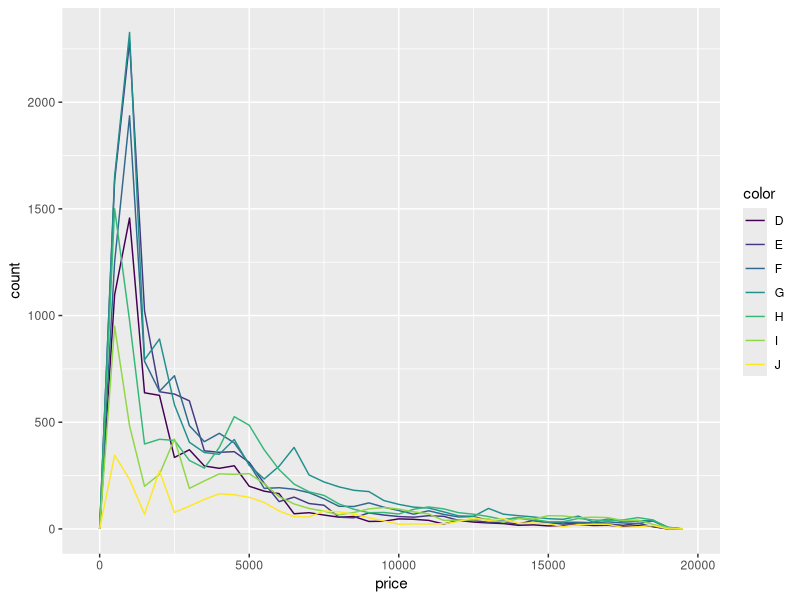
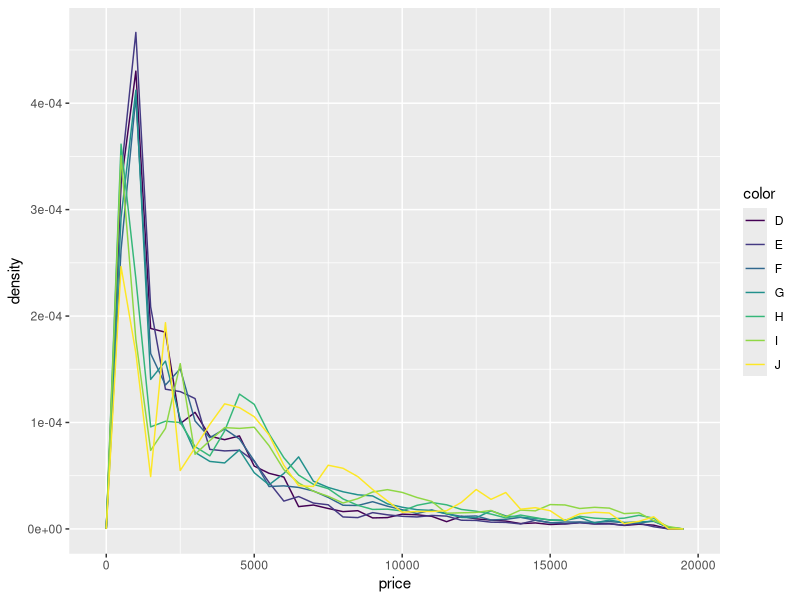
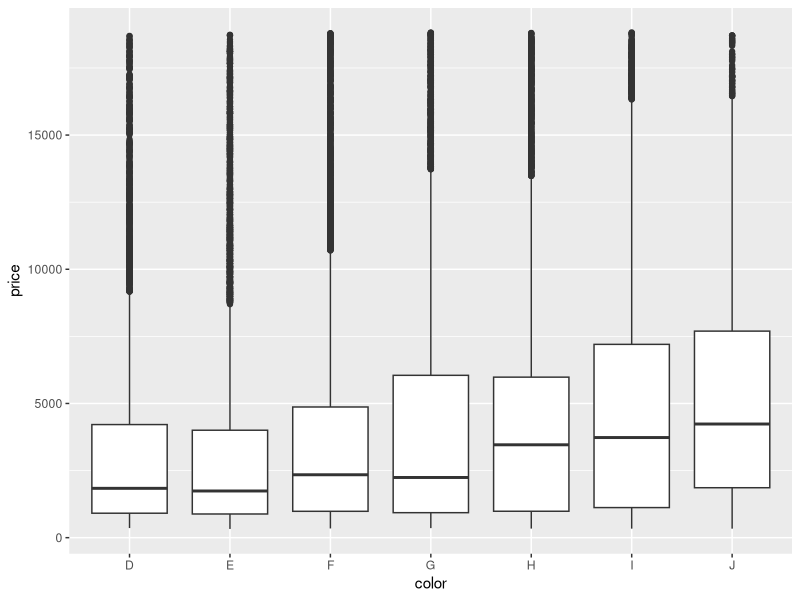

Source code (R) for these figures, in order:
## ---- chunk 1
knitr::opts_chunk$set(echo = TRUE)
library(tidyverse)
## ---- chunk 2

ggplot(data = diamonds, mapping = aes(x = price)) + 
  geom_freqpoly(mapping = aes(colour = color), binwidth = 500)

ggplot(data = diamonds, mapping = aes(x = price, y = ..density..)) + 
  geom_freqpoly(mapping = aes(colour = color), binwidth = 500)

## ---- chunk 3
ggplot(data = diamonds, mapping = aes(x = color, y = price)) +
  geom_boxplot()


